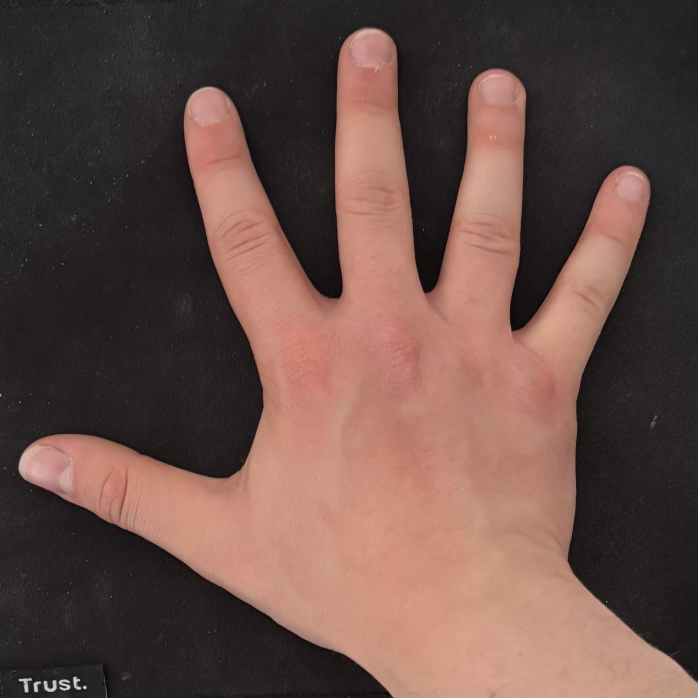
#> input picture Edge Impulse dataset/raw/go/IMG_9445.jpeg, 2093 x 2093 px (shown at 1/3 size); its folder holds only this picture in this run
$ python Preprocessor.py
#> lines starting #> are read from the running program, lines starting #| are printed output that depends on the picture; after the words box and inside, x2 and y2 are one past the last pixel; in counts of white or black regions, pixels touching at a corner belong together
from pathlib import Path
from PIL import Image
import numpy as np
import cv2

INPUT_DIR            = "raw"
OUTPUT_DIR           = "preprocessed"
SUPPORTED_EXTENSIONS = {".jpg", ".jpeg", ".png", ".bmp", ".tiff", ".tif", ".webp"}
IMAGE_SIZE           = 64

# Default skin color range in HSV
lower_skin = np.array([0,  20, 70], dtype=np.uint8)
upper_skin = np.array([20, 255, 255], dtype=np.uint8)

def preprocess(src_path: Path, dst_path: Path) -> None:
    # Resize to 64x64
    frame = np.array(Image.open(src_path).convert("RGB"))
#> frame is the input picture: shape (2093, 2093, 3); mean R, G, B 103.7, 77.9, 70.9
    frame = cv2.resize(frame, (IMAGE_SIZE, IMAGE_SIZE), interpolation=cv2.INTER_NEAREST)
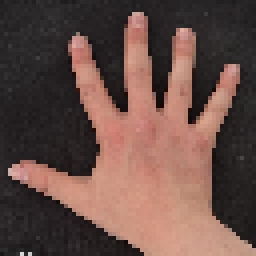
#> frame: shape (64, 64, 3) (shown 4 times larger); mean R, G, B 103.2, 77.5, 70.6

    # Convert to HSV
    frame = cv2.cvtColor(frame, cv2.COLOR_RGB2BGR)
    hsv   = cv2.cvtColor(frame, cv2.COLOR_BGR2HSV)
#> hsv: shape (64, 64, 3); mean H, S, V 70.3, 57.6, 103.2

    # Create skin mask
    mask = cv2.inRange(hsv, lower_skin, upper_skin)
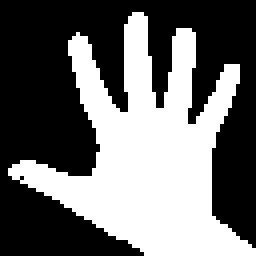
#> mask: shape (64, 64) (shown 4 times larger); 42% white; 1 white region, box (x1, y1, x2, y2) and area: (2, 3, 64, 64) 1721

    # Clean up
    kernel = cv2.getStructuringElement(cv2.MORPH_ELLIPSE, (5, 5))
    mask   = cv2.morphologyEx(mask, cv2.MORPH_OPEN,  kernel)
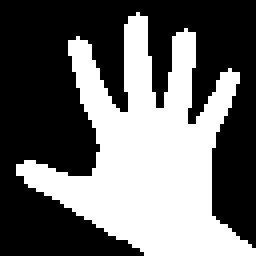
#> mask: shape (64, 64) (shown 4 times larger); 41.4% white; 1 white region, box (x1, y1, x2, y2) and area: (4, 3, 64, 64) 1696
    mask   = cv2.morphologyEx(mask, cv2.MORPH_CLOSE, kernel)
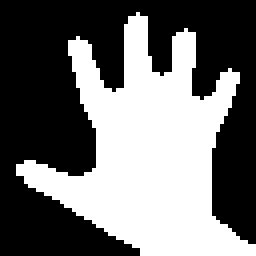
#> mask: shape (64, 64) (shown 4 times larger); 43.3% white; 1 white region, box (x1, y1, x2, y2) and area: (4, 3, 64, 64) 1772
    mask   = cv2.dilate(mask, kernel, iterations=2)
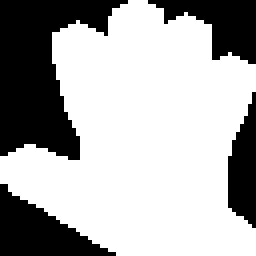
#> mask: shape (64, 64) (shown 4 times larger); 67.4% white; 4 black regions, box (x1, y1, x2, y2) and area: (0, 0, 32, 40) 684, (0, 46, 29, 64) 262, (37, 0, 64, 16) 224, (57, 23, 64, 57) 165

    # Save as PNG
    dst_path.parent.mkdir(parents=True, exist_ok=True)
    dst_path = dst_path.with_suffix(".png")
    Image.fromarray(mask).save(dst_path, format="PNG")

# ── dataset walker ───────────────────────────────────────────────────────────

def process_dataset(input_dir: str, output_dir: str) -> None:
    input_root  = Path(input_dir)
    output_root = Path(output_dir)

    if not input_root.exists():
        raise FileNotFoundError(f"Input directory not found: {input_root}")

    category_dirs = [d for d in sorted(input_root.iterdir()) if d.is_dir()]
    if not category_dirs:
        print("No category subfolders found.")
        return

    total_ok, total_err = 0, 0

    for category in category_dirs:
        images = [
            f for f in category.iterdir()
            if f.is_file() and f.suffix.lower() in SUPPORTED_EXTENSIONS
        ]
        ok, err = 0, 0
        for ok, src in enumerate(images):
            dst = output_root / category.name / f"{category.name}_{ok:02d}{src.suffix}"
            try:
                preprocess(src, dst)
                ok += 1
            except Exception as e:
                print(f"  [ERROR] {src.name}: {e}")
                err += 1

        print(f"{category.name:20s}  {ok} saved, {err} failed")
        total_ok += ok
        total_err += err
#> pass 2 of the loop in process_dataset, `for category in category_dirs:`:
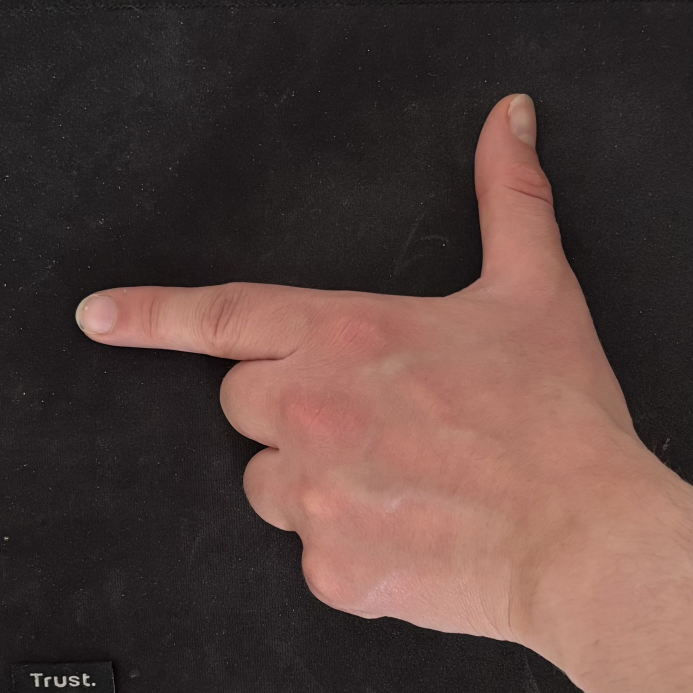
#> input picture Edge Impulse dataset/raw/left/IMG_9395.jpeg, 2078 x 2078 px (shown at 1/3 size)
#> in preprocess, frame is the input picture: shape (2078, 2078, 3); mean R, G, B 85.1, 64.4, 59.8
#> hsv: shape (64, 64, 3); mean H, S, V 93.9, 52.4, 84.6
#> in preprocess (call 2), `mask = cv2.inRange(hsv, lower_skin, upper_skin)`:
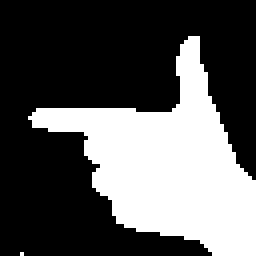
#> mask: shape (64, 64) (shown 4 times larger); 34.1% white; 2 white regions (1 under 20 px), largest, box (x1, y1, x2, y2) and area: (7, 9, 64, 64) 1397
#> in preprocess (call 2), `mask   = cv2.dilate(mask, kernel, iterations=2)`:
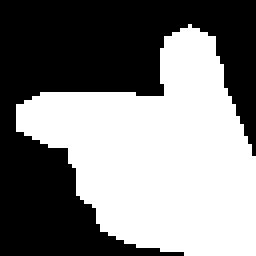
#> mask: shape (64, 64) (shown 4 times larger); 50.2% white; 1 black region, box (x1, y1, x2, y2) and area: (0, 0, 64, 64) 2038

    print(f"\nDone — {total_ok} images saved to '{output_root}', {total_err} errors.")


if __name__ == "__main__":
    process_dataset(INPUT_DIR, OUTPUT_DIR)
